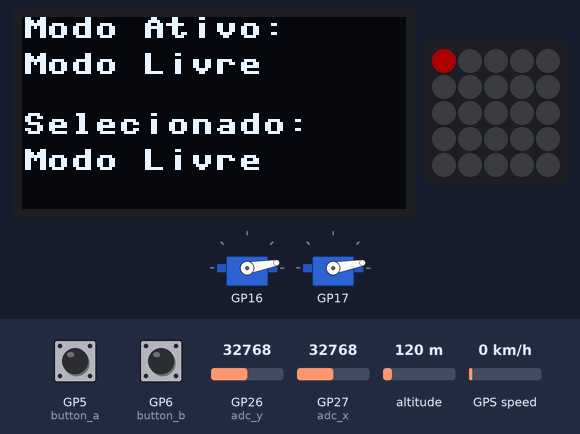
Recording of a program running on a simulated Raspberry Pi Pico running MicroPython. Shown: 128×64 one-colour display, 5×5 RGB LED matrix, 2 × servo. The inputs (shaded band) are chosen by the test bench; at power-on: GP26 (adc_y) = 32768, GP5 (button_a) HIGH, GP6 (button_b) HIGH, GP27 (adc_x) = 32768, altitude 120 m, GPS speed 0 km/h (analog values on the 0–65535 scale). Dim RGB values are drawn brighter than linear; the clock reads 2024-03-15 10:24:30 at power-on unless the program sets it; the GPS gets a fix after 3 s at 37.7749, -122.4194 with 8 satellites; the 25 LEDs are laid out as on the BitDogLab board (LED 0 bottom right, every second row reversed); servo angles are drawn from the pulse width (0.5 ms = 0°, 2.5 ms = 180°); what the program prints to the serial console is not drawn.

Above: at 1.2 s.
1.3 s: GP26 (adc_y) set to 59296
3.1 s: GP26 (adc_y) set to 60992
At 3.82 s:
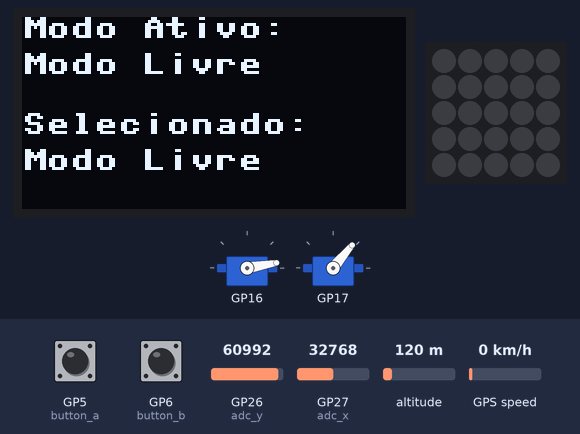
5.8 s: GP5 (button_a) pulled LOW for 1 s
At 6.62 s:
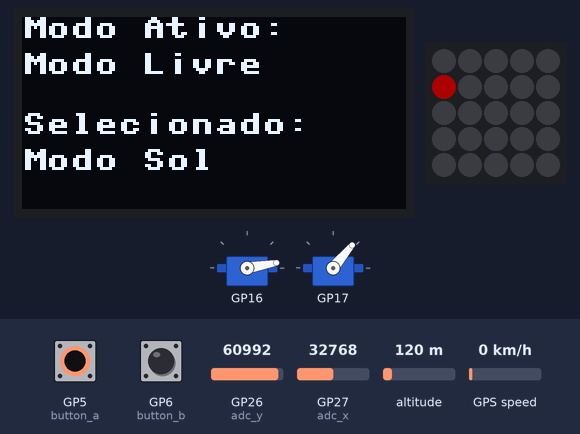
8.3 s: GP6 (button_b) pulled LOW for 1 s
At 9.2 s:
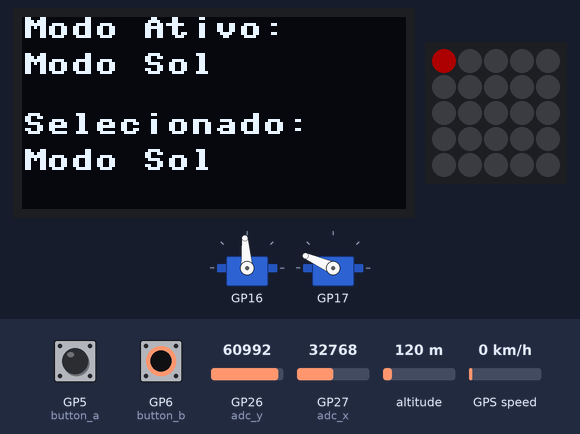
10.8 s: GP5 (button_a) pulled LOW for 3.2 s
At 11.5 s:
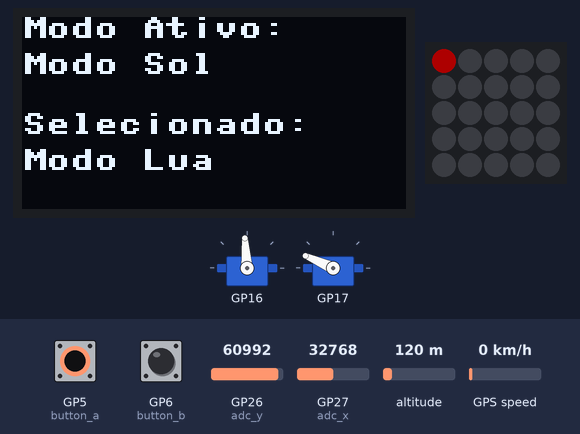
15.5 s: GP6 (button_b) pulled LOW for 0.15 s
At 16.1 s:
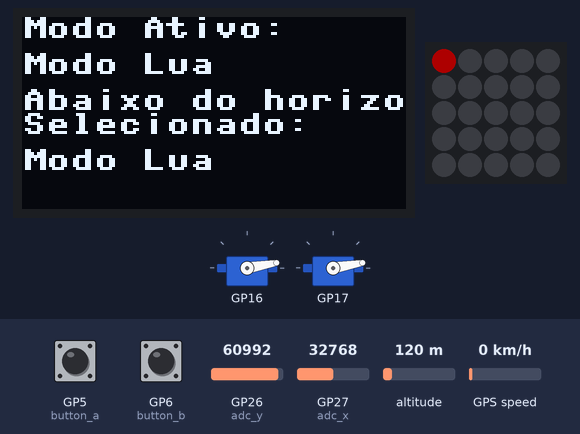
Timing chart, 0 to 18.2 s (numbered marks = the images above; inputs shaded):
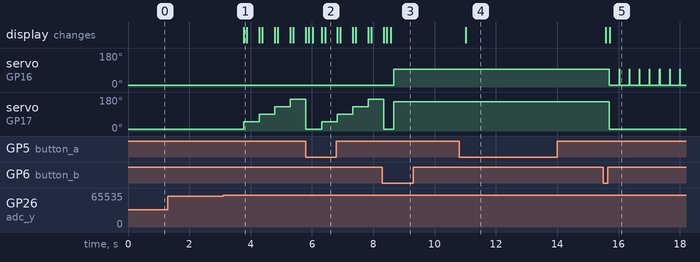

The program:

apontador_astros.py
```python
from machine import Pin, PWM, ADC, RTC, SoftI2C , UART
from ssd1306 import SSD1306_I2C
import utime
import random
import neopixel
import time
import math
from time import sleep
from math import atan2, degrees

# Configuração dos botões
button_a = Pin(5, Pin.IN, Pin.PULL_UP)
button_b = Pin(6, Pin.IN, Pin.PULL_UP)

# Configuração OLED
i2c = SoftI2C(scl=Pin(15), sda=Pin(14))
oled = SSD1306_I2C(128, 64, i2c)
#------------------------------------------------------------------------------------------------
# Configurar UART (ajuste pinos conforme seu microcontrolador)
uart = UART(1, baudrate=9600, tx=8, rx=9)

# Define o fuso horário (ex: Brasil -3)
FUSO = -3

def converter_para_decimal(grau_minuto, direcao):
    graus = int(grau_minuto) // 100
    minutos = float(grau_minuto) % 100
    decimal = graus + minutos / 60
    if direcao in ['S', 'W']:
        decimal = -decimal
    return decimal

def processar_linha(line):
    if line.startswith('$GPRMC'):
        partes = line.split(',')
        if partes[2] == 'A':  # sinal válido
            hora_utc = partes[1]  # hhmmss
            data = partes[9]      # ddmmyy
            lat = partes[3]
            lat_dir = partes[4]
            lon = partes[5]
            lon_dir = partes[6]

            # Extrair hora, minuto, segundo
            hh = int(hora_utc[0:2])
            mm = int(hora_utc[2:4])
            ss = int(hora_utc[4:6])

            # Aplicar fuso horário e ajustar para 24h
            hora_local = (hh + FUSO) % 24

            # Extrair dia, mês, ano
            dia = int(data[0:2])
            mes = int(data[2:4])
            ano = 2000 + int(data[4:6])

            # Converter coordenadas para decimal
            lat_dec = converter_para_decimal(float(lat), lat_dir)
            lon_dec = converter_para_decimal(float(lon), lon_dir)
#------------------------------------------------------------------------------------------------

# Lista de modos
modos = ["Modo Livre", "Modo Sol", "Modo Lua", "Modo Marte"]

modo_selecionado = 0  # Modo que o usuário está navegando
modo_ativo = 0        # Modo confirmado e executado

# Variáveis para controle de debounce dos botões A e B
ultimo_estado_a = 1
ultimo_estado_b = 1
ultimo_tempo_a = utime.ticks_ms()
ultimo_tempo_b = utime.ticks_ms()

debounce_ms = 200

# Função para mostrar o modo no OLED

def mostrar_modos(mensagem_extra=""):
    oled.fill(0)
    oled.text("Modo Ativo:", 0, 0)
    oled.text(modos[modo_ativo], 0, 12)
    if mensagem_extra:
        oled.text(mensagem_extra, 0, 24)  # Mensagem extra logo abaixo do modo ativo
    oled.text("Selecionado:", 0, 32)
    oled.text(modos[modo_selecionado], 0, 44)
    oled.show()


# --- Obter data/hora do RTC ---
rtc = RTC()
data = rtc.datetime()  # (ano, mês, dia, dia_da_semana, hora, minuto, segundo, milissegundo)

ano = data[0]
mes = data[1]
dia = data[2]
hora_utc = data[4]
minuto = data[5]
segundo = data[6]

# --- Localização ---
fuso_horario = -3  # UTC-3 (Campinas)
hora_local = (hora_utc + fuso_horario) % 24
latitude = -22.9
longitude = -47.1


# Inicializa o display
chain = neopixel.NeoPixel(Pin(7), 25)

# Inicializa o joystick e botoes A e B
adc_x = ADC(Pin(27))
adc_y = ADC(Pin(26))
joystick_button = Pin(22, Pin.IN, Pin.PULL_UP)
button_a = Pin(5, Pin.IN, Pin.PULL_UP)
button_b = Pin(6, Pin.IN, Pin.PULL_UP)


#definindo variaveis de posicao e de angulo
posx = 0
posy = 0
angulo_x = 0
angulo_y = 0
# Define os valores mínimos e máximos dos conversores AD
adc_min = 300
adc_max = 65535

# Tamanho da matriz de LEDs
matrix_size = 5

LED_MATRIX = [
    [24, 23, 22, 21, 20],
    [15, 16, 17, 18, 19],
    [14, 13, 12, 11, 10],
    [5, 6, 7, 8, 9],
    [4, 3, 2, 1, 0]]

class Servo:

    # Construtor
    def __init__(self):
        self.FREQ = 50
        self.pulse_min = 2000 # 0º ~ 0.61 ms
        self.pulse_max = 7800 # 360º ~ 2.38 ms
        self.duty = self.convert(0)  # Começa em 90º

    # Configura o pino e inicia o PWM a 0º
    def attach(self, pino):
        self.pin = Pin(pino)
        self.pwm = PWM(self.pin)
        self.pwm.freq(self.FREQ)
        self.pwm.duty_u16(self.duty)

    # Converte o angulo em pulso
    def convert(self, angulo):
        if angulo <= 0:
            return self.pulse_min
        if angulo >= 180:
            return self.pulse_max

        pulso = self.pulse_min + int( (angulo / 180) * (self.pulse_max - self.pulse_min) )
        return pulso

    # Recebe o angulo e controla o servo
    def write(self, angulo):
        self.duty = self.convert(angulo)
        self.pwm.duty_u16(self.duty)


#definindo um offset para a escala de leitura de joystick
def map_value(value, in_min, in_max, out_min, out_max):
    return (value - in_min) * (out_max - out_min) // (in_max - in_min) + out_min

# Define as dimensões da matriz de LEDs
matrix_width = 5
matrix_height = 5

# Define a cor atual do LED
current_color = (50, 0, 0)


# Define o estado atual do botão do joystick
joystick_button_pressed = False

def map_adc_to_position(adc_value, adc_min, adc_max, matrix_size):

    position = int((adc_value - adc_min) / (adc_max - adc_min + 1) * matrix_size)
    return min(max(position, 0), matrix_size - 1)


# Inicializar ADC para os pinos VRx (GPIO26)
adc_vrx = ADC(Pin(27))
adc_vry = ADC(Pin(26))

def acender_led_joystick(valor, posx, posy):
    brilho = map_value(valor, 0, 65535, 0, 255)  # Normalizar para 0-255
    x, y = posx, posy  # Escolher um LED fixo da matriz (ajuste conforme necessário)

    indice = LED_MATRIX[x][y]
    chain[indice] = current_color  # Define a cor do LED
    chain.write()  # Atualiza os LEDs

# Apagar todos os LEDs
def apagar_todos():
    for i in range(25):
        chain[i] = (0, 0, 0)
    chain.write()


# Instancia os dois servos
servox = Servo()
servoy = Servo()

# Anexa aos pinos GP17 e GP16
servox.attach(16)
servoy.attach(17)

# --- Funções astronômicas ---

def graus_para_horas(angulo): return angulo / 15.0
def limitar_angulo(angulo): return angulo % 360

def julian_date(ano, mes, dia, hora=0, minuto=0, segundo=0):
    if mes <= 2:
        ano -= 1
        mes += 12
    A = ano // 100
    B = 2 - A + (A // 4)
    JD = int(365.25 * (ano + 4716)) + int(30.6001 * (mes + 1)) + dia + B - 1524.5
    frac_dia = (hora + minuto / 60 + segundo / 3600) / 24
    return JD + frac_dia

def tempo_sideral_local(jd, longitude):
    T = (jd - 2451545.0) / 36525
    TS0 = 280.46061837 + 360.98564736629 * (jd - 2451545) + 0.000387933 * T**2 - (T**3) / 38710000
    TS_gmt = limitar_angulo(TS0)
    return limitar_angulo(TS_gmt + longitude)

def ra_dec_para_alt_az(ra_horas, dec_graus, jd, latitude, longitude):
    ra_graus = ra_horas * 15.0
    TS_local = tempo_sideral_local(jd, longitude)
    HA = limitar_angulo(TS_local - ra_graus)
    HA_rad = math.radians(HA)
    dec_rad = math.radians(dec_graus)
    lat_rad = math.radians(latitude)

    sin_alt = math.sin(dec_rad) * math.sin(lat_rad) + math.cos(dec_rad) * math.cos(lat_rad) * math.cos(HA_rad)
    alt = math.asin(sin_alt)

    cos_az = (math.sin(dec_rad) - math.sin(alt) * math.sin(lat_rad)) / (math.cos(alt) * math.cos(lat_rad))
    cos_az = min(1.0, max(-1.0, cos_az))
    az = math.acos(cos_az)
    if math.sin(HA_rad) > 0:
        az = 2 * math.pi - az

    return math.degrees(alt), math.degrees(az)

def dia_do_ano_com_fracao(ano, mes, dia, hora, minuto=0, segundo=0):
    meses_dias = [31,28,31,30,31,30,31,31,30,31,30,31]
    if ano % 4 == 0 and (ano % 100 != 0 or ano % 400 == 0):
        meses_dias[1] = 29
    soma = sum(meses_dias[:mes-1]) + dia - 1
    frac = (hora + minuto / 60 + segundo / 3600) / 24
    return soma + frac + 1

# --- Efemérides simplificadas ---

def posicao_sol(dia_do_ano):
    L = limitar_angulo(280.46 + 0.9856474 * dia_do_ano)
    g = limitar_angulo(357.528 + 0.9856003 * dia_do_ano)
    lambda_s = limitar_angulo(L + 1.915 * math.sin(math.radians(g)) + 0.020 * math.sin(math.radians(2 * g)))
    epsilon = math.radians(23.44)
    dec = math.asin(math.sin(epsilon) * math.sin(math.radians(lambda_s)))
    ra = math.atan2(math.cos(epsilon) * math.sin(math.radians(lambda_s)), math.cos(math.radians(lambda_s)))
    if ra < 0:
        ra += 2 * math.pi
    return graus_para_horas(math.degrees(ra)), math.degrees(dec)

def posicao_marte(dia_do_ano):
    N = limitar_angulo(49.5574 + 2.11081E-5 * dia_do_ano)
    w = limitar_angulo(286.5016 + 2.92961E-5 * dia_do_ano)
    a = 1.523688
    e = 0.093405
    M = limitar_angulo(18.6021 + 0.5240207766 * dia_do_ano)
    E = math.radians(M)
    for _ in range(5):
        E -= (E - e * math.sin(E) - math.radians(M)) / (1 - e * math.cos(E))
    E = math.degrees(E)
    x = a * (math.cos(math.radians(E)) - e)
    y = a * math.sqrt(1 - e * e) * math.sin(math.radians(E))
    v = math.degrees(math.atan2(y, x))
    lon = limitar_angulo(v + w)
    epsilon = math.radians(23.44)
    dec = math.asin(math.sin(epsilon) * math.sin(math.radians(lon)))
    ra = math.atan2(math.cos(epsilon) * math.sin(math.radians(lon)), math.cos(math.radians(lon)))
    if ra < 0:
        ra += 2 * math.pi
    return graus_para_horas(math.degrees(ra)), math.degrees(dec)

def posicao_lua(dia_do_ano):
    L = limitar_angulo(218.32 + 13.176396 * dia_do_ano)
    M = limitar_angulo(134.9 + 13.064993 * dia_do_ano)
    lambda_m = limitar_angulo(L + 6.289 * math.sin(math.radians(M)))
    epsilon = math.radians(23.44)
    dec = math.asin(math.sin(epsilon) * math.sin(math.radians(lambda_m)))
    ra = math.atan2(math.cos(epsilon) * math.sin(math.radians(lambda_m)), math.cos(math.radians(lambda_m)))
    if ra < 0:
        ra += 2 * math.pi
    return graus_para_horas(math.degrees(ra)), math.degrees(dec)

# Mostrar o modo inicial
mostrar_modos()

while True:


        #calculo das coordenadas
        az_corrigido = 0
        alt_corrigido = 0
        jd = julian_date(ano, mes, dia, hora_utc, minuto, segundo)
        dia_fracionado = dia_do_ano_com_fracao(ano, mes, dia, hora_utc, minuto, segundo)

        vrx_value = adc_vrx.read_u16()  # Lê joystick X
        vry_value = adc_vry.read_u16()  # Lê joystick Y

        acender_led_joystick(vrx_value, posx, posy)  # Atualiza LED com brilho proporcional
        utime.sleep(0.1)  # Pequeno delay para estabilidade
       #----------------------------------------------------------------
        estado_a = button_a.value()
        estado_b = button_b.value()


        tempo_agora = utime.ticks_ms()

        # Leitura botão A
        estado_a = button_a.value()
        if estado_a == 0 and ultimo_estado_a == 1 and utime.ticks_diff(tempo_agora, ultimo_tempo_a) > debounce_ms:
            modo_selecionado = (modo_selecionado + 1) % len(modos)
            mostrar_modos()
            ultimo_tempo_a = tempo_agora
        ultimo_estado_a = estado_a

        # Leitura botão B
        estado_b = button_b.value()
        if estado_b == 0 and ultimo_estado_b == 1 and utime.ticks_diff(tempo_agora, ultimo_tempo_b) > debounce_ms:
            modo_ativo = modo_selecionado
            mostrar_modos()
            ultimo_tempo_b = tempo_agora
        ultimo_estado_b = estado_b

        utime.sleep_ms(100)
        #-----------------------------------------------------------
        if modo_ativo == 1:
            ra_sol, dec_sol = posicao_sol(dia_fracionado)
            alt, az = ra_dec_para_alt_az(ra_sol, dec_sol, jd, latitude, longitude)
            print (alt,az)
            if 180 < 360 - az < 360:
                az_corrigido = (360 - az) - 180
                alt_corrigido = 180 - alt
            elif 360 - az < 180:
                az_corrigido = 360 - az
                alt_corrigido = alt

            servox.write(az_corrigido)
            servoy.write(alt_corrigido)
            mensagem = ""
            if alt < 0:
                servox.write(0)
                servoy.write(0)
                mensagem = "Abaixo do horizonte"
                mostrar_modos(mensagem)
        if modo_ativo == 2:
            ra_lua, dec_lua = posicao_lua(dia_fracionado)
            alt, az = ra_dec_para_alt_az(ra_lua, dec_lua, jd, latitude, longitude)
            print (alt,az)

            if 180 < 360 - az < 360:
                az_corrigido = (360 - az) - 180
                alt_corrigido = 180 - alt
            elif 360 - az < 180:
                az_corrigido = 360 - az
                alt_corrigido = alt

            servox.write(az_corrigido)
            servoy.write(alt_corrigido)
            mensagem = ""
            if alt < 0:
                servox.write(0)
                servoy.write(0)
                mensagem = "Abaixo do horizonte"
                mostrar_modos(mensagem)
        if modo_ativo == 3:
            ra_marte, dec_marte = posicao_marte(dia_fracionado)
            alt, az = ra_dec_para_alt_az(ra_marte, dec_marte, jd, latitude, longitude)
            print (alt,az)
            if 180 < 360 - az < 360:
                az_corrigido = (360 - az) - 180
                alt_corrigido = 180 - alt
            elif 360 - az < 180:
                az_corrigido = 360 - az
                alt_corrigido = alt

            servox.write(az_corrigido)
            servoy.write(alt_corrigido)

            mensagem = ""
            if alt < 0:
                servox.write(0)
                servoy.write(0)
                mensagem = "Abaixo do horizonte"
                mostrar_modos(mensagem)


        #----------------------------------------------
        if modo_ativo ==0:

            if vrx_value < 500:

                if posy <= 3:
                    utime.sleep(0.2)
                    posy+=1
                    apagar_todos()
                    print (vrx_value)
                    print ("posicao X:",posy)
                    angulo_x = posy*180/4
                    servox.write(angulo_x)
                    servoy.write(angulo_y)
                    print("angulo x:", angulo_x, "| angulo y:", angulo_y)

                else :
                   posy = 0
                   utime.sleep(0.2)
                   apagar_todos()
                   print (vrx_value)
                   print ("posicao X:",posy)
                   angulo_x = posy*180/4
                   servox.write(angulo_x)
                   servoy.write(angulo_y)
                   print("angulo x:", angulo_x, "| angulo y:", angulo_y)


            if vrx_value > 60000:
                if posy >= 1:
                    utime.sleep(0.2)
                    posy -= 1
                    apagar_todos()
                    print (vrx_value)
                    print ("posicao X:",posy)
                    angulo_x = posy*180/4
                    servox.write(angulo_x)
                    servoy.write(angulo_y)
                    print("angulo x:", angulo_x, "| angulo y:", angulo_y)

                else :
                    posy = 4
                    utime.sleep(0.2)
                    apagar_todos()
                    print (vrx_value)
                    print ("posicao X:",posy)
                    angulo_x = posy*180/4
                    servox.write(angulo_x)
                    servoy.write(angulo_y)
                    print("angulo x:", angulo_x, "| angulo y:", angulo_y)

            if vry_value < 500:
                if posx >=1:
                    utime.sleep(0.2)
                    posx -= 1
                    apagar_todos()
                    print (vry_value)
                    print ("posicao Y:",posx)
                    angulo_y = posx*180/4
                    servox.write(angulo_x)
                    servoy.write(angulo_y)
                    print("angulo x:", angulo_x, "| angulo y:", angulo_y)

                else:
                    posx=4
                    utime.sleep(0.2)
                    apagar_todos()
                    print (vry_value)
                    print ("posicao Y:",posx)
                    angulo_y = posx*180/4
                    servox.write(angulo_x)
                    servoy.write(angulo_y)
                    print("angulo x:", angulo_x, "| angulo y:", angulo_y)

            if vry_value > 60000:
                if posx <= 3:
                    utime.sleep(0.2)
                    posx += 1
                    apagar_todos()
                    print (vry_value)
                    print ("posicao Y:",posx)
                    angulo_y = posx*180/4
                    servox.write(angulo_x)
                    servoy.write(angulo_y)
                    print("angulo x:", angulo_x, "| angulo y:", angulo_y)

                else:
                    posx = 0
                    utime.sleep(0.2)
                    apagar_todos()
                    print (vry_value)
                    print ("posicao Y:",posx)
                    angulo_y = posx*180/4
                    servox.write(angulo_x)
                    servoy.write(angulo_y)
                    print("angulo x:", angulo_x, "| angulo y:", angulo_y)

        if uart.any():
            try:
                line = uart.readline().decode('utf-8').strip()
                processar_linha(line)
            except:
                pass
        time.sleep(0.1)
```

Measured:
- the behaviour switches between 60000 and 60016 on GP26 (adc_y) (found by bisection; images 0 and 1)
- after the input at 1.3 s, every drawn part: stays the same
- after the input at 3.1 s, servo on GP17: 10° → 50° after 0.68 s, → 90° 0.50 s later, → 129° 0.50 s later, → 169° 0.50 s later, … (5 changes in this stretch)
- after the input at 5.8 s, the display: first differs from a run without the input after 0.22 s (image 2 shows a later state)
- after the input at 8.3 s, servo on GP16: 10° → 94° after 0.37 s; the display: first differs from a run without the input after 0.27 s (image 3)
- after the input at 10.8 s, the display: changes after 0.22 s (image 4)
- after the input at 15.5 s, servo on GP16: alternates 94° for 0.02 s and 10° for 0.31 s, starting after 0.19 s; servo on GP17: 156° → 10° after 0.19 s; the display: first changes after 0.09 s (image 5 shows a later state)
